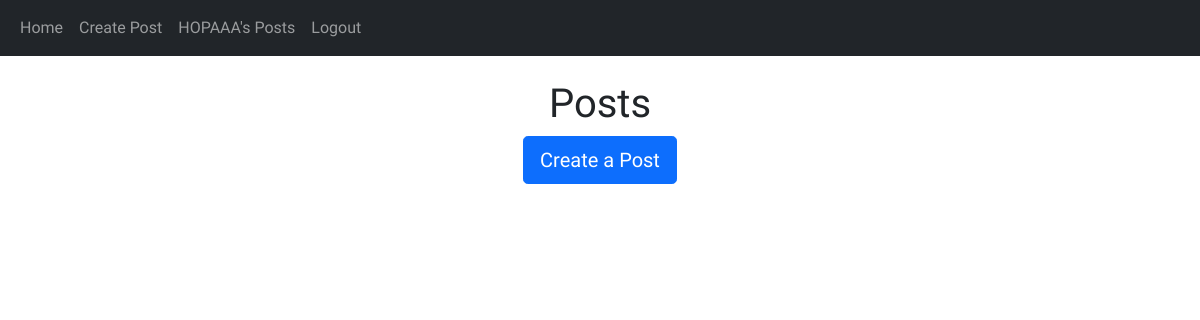
The app's page /home (signed in), older data.
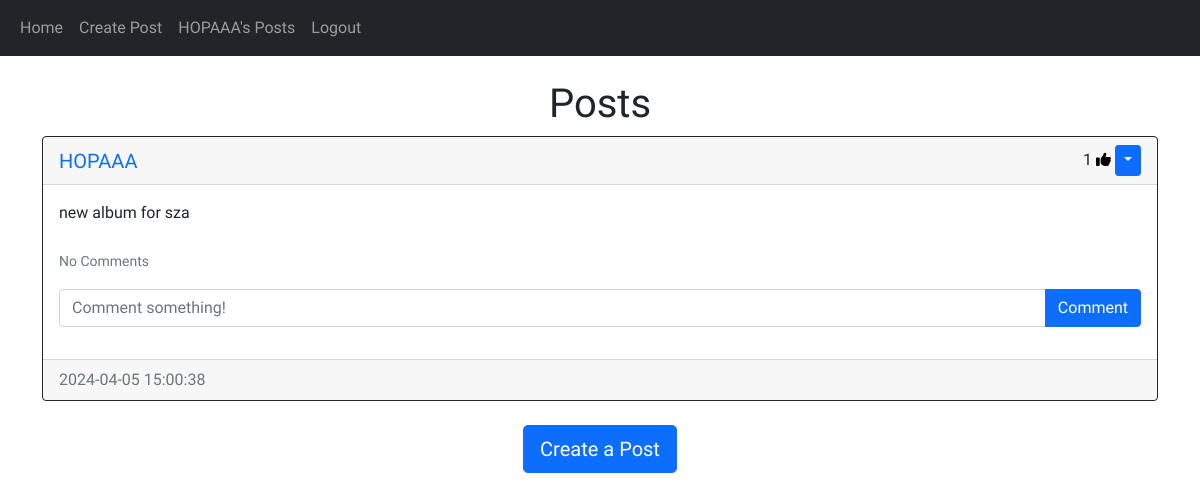
The same page, newer data.
### website/models.py (models this page shows)
class Post(db.Model):
    id = db.Column(db.Integer, primary_key=True)
    text = db.Column(db.Text, nullable=False)
    date_created = db.Column(db.DateTime(timezone=True), default=func.now())
    likes = db.relationship('Like', backref='post_likes', lazy=True)
    author = db.Column(db.Integer, db.ForeignKey(
        'user.id', ondelete="CASCADE"), nullable=False)
    comments = db.relationship('Comment', backref='post', passive_deletes=True)

class User(db.Model, UserMixin):
    id = db.Column(db.Integer, primary_key=True)
    email = db.Column(db.String(150), unique=True)
    username = db.Column(db.String(150), unique=True)
    password = db.Column(db.String(150))
    date_created = db.Column(db.DateTime(timezone=True), default=func.now())
    posts = db.relationship('Post', backref='user', passive_deletes=True)
    comments = db.relationship('Comment', backref='user', passive_deletes=True)
    likes = db.relationship('Like', backref='user', passive_deletes=True)

### website/views.py (the view)
@views.route("/")
@views.route("/home")
@login_required
def home():
    posts = Post.query.all()
    return render_template("home.html", user=current_user, posts=posts)

### website/__init__.py (called while the page is built)
def create_app():
    global app
    app = Flask(__name__)
    app.config['SECRET_KEY'] = "helloworld"
    app.config['SQLALCHEMY_DATABASE_URI'] = f'sqlite:///{DB_NAME}'
    db.init_app(app)
    from .views import views
    from .auth import auth
    app.register_blueprint(views, url_prefix="/")
    app.register_blueprint(auth, url_prefix="/")
    from .models import User, Comment, Post, Like
    with app.app_context():
        if not path.exists(f"website/{DB_NAME}"):
            db.create_all()
            print("Creating database!")
    login_manager = LoginManager()
    login_manager.login_view = "auth.login"
    login_manager.init_app(app)
    @login_manager.user_loader
    def load_user(id):
        return User.query.get(int(id))
    return app

### website/templates/home.html (shortened to what this page needs)
{% extends "posts_div.html" %}

### website/templates/posts_div.html (shortened to what this page needs)
{% extends "base.html" %} {% block title %}Home{% endblock %} {% block content
%}
<h1 class="text-center mt-4">{% block header %}Posts{% endblock %}</h1>
<div id="posts">
  {% for post in posts %}
  <div class="card border-dark">
    <div class="card-header d-flex justify-content-between align-items-center">
      <a class="user_name_post" href="/posts/{{post.user.username}}">{{post.user.username}}</a>
      <div class="like-btn">
        <span id="likes-count-{{post.id}}"> {{ post.likes|length }}</span>
        {% if user.id in post.likes|map(attribute="author")|list %}
        <i
          class="fas fa-thumbs-up like_btn"
          id="like-button-{{post.id}}"
          onclick="like(postId)"
        ></i>
        {% endif %} {% if user.id == post.author %}
        <div class="btn-group">
          <button
            type="button"
            class="btn btn-sm btn-primary dropdown-toggle"
            data-bs-toggle="dropdown"
          ></button>
        </div>
        {% endif %}
      </div>
    </div>
    <div class="card-body">
      <div class="card-text">{{post.text}}</div>
      <br />
      <p class="card-text">
        {% if post.comments|length > 0 %}
        <a data-bs-toggle="collapse" href="#comments-{{post.id}}" role="button">
          <small>View {{post.comments|length}} Comments</small>
        </a>
        {% else %}
        <small class="text-muted">No Comments</small>
        {% endif %}
      </p>
      <form
        class="input-group mb-3"
        method="POST"
        action="/create-comment/{{post.id}}"
      >
        <input
          type="text"
          id="text"
          name="text"
          class="form-control"
          placeholder="Comment something!"
        />
        <button type="submit" class="btn btn-primary">Comment</button>
      </form>
    </div>
    <div class="card-footer text-muted">{{post.date_created}}</div>
  </div>
  <br/ > {% endfor %}
</div>
{% block footer %}
<div class="text-center d-flex align-items-center justify-content-center ">
  <a href="/create-post"
    ><button type="button" class="btn btn-primary btn-lg">
      Create a Post
    </button></a
  >
</div>
{% endblock %} {% endblock %}

Row changes from the older to the newer data that the page shows:
added Post: user.username "HOPAAA", likes|length "1", text "new album for sza", date_created "2024-04-05 15:00:38"
